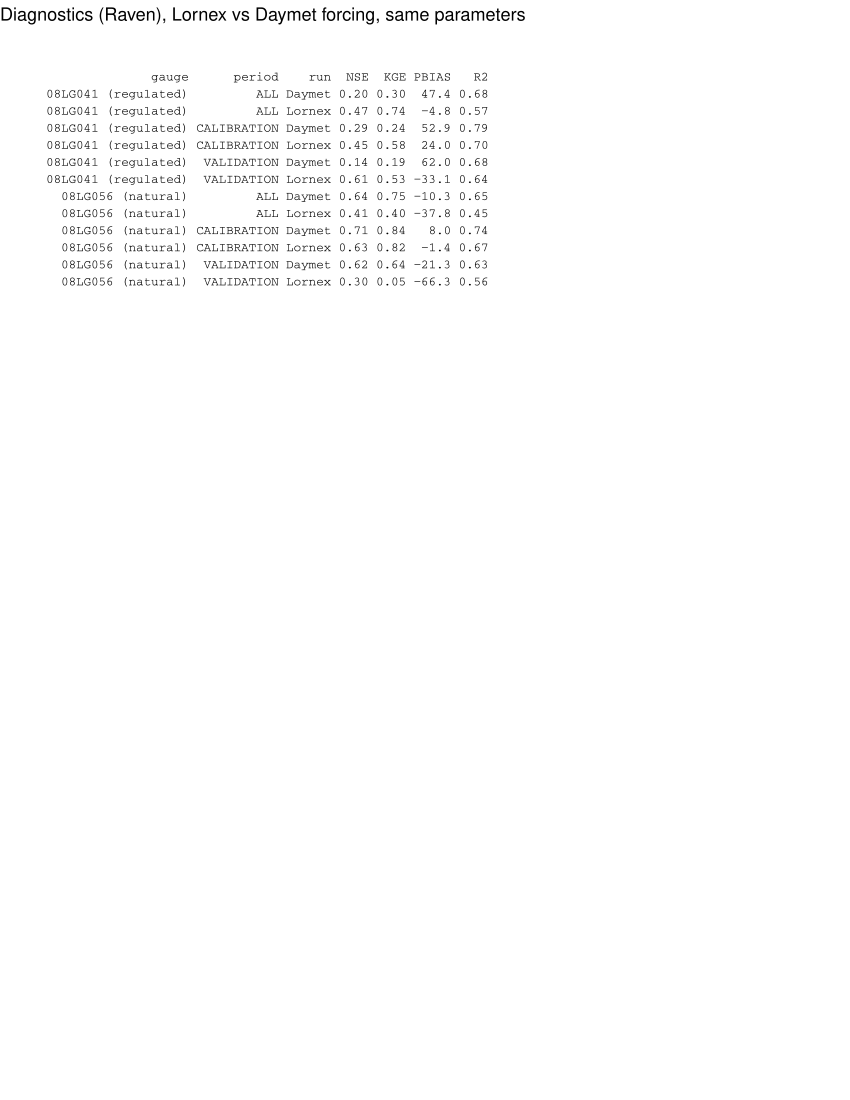

This chart was generated by the following R code:
# Compare the Lornex-station run with the Daymet run (same model, same parameters).
#
# Runs (from Raven/HBVEC_Model):
#   Raven.exe hbvec -o output\ -r lornex
#   Raven.exe hbvec -t hbvec_daymet.rvt -o output\ -r daymet
# Usage:  Rscript analysis/compare_lornex_daymet.R
# Writes: analysis/compare_lornex_daymet.pdf
#         analysis/compare_lornex_daymet_annual.csv (water-year forcing and flows)
# and prints the tables to the console.

Sys.setenv(TZ = "America/Vancouver")
suppressMessages({ library(ggplot2); library(grid) })

runs <- c(Lornex = "lornex", Daymet = "daymet")
cols <- c(Lornex = "#1b6ca8", Daymet = "#d1495b", Observed = "grey25")
wy   <- function(d) as.integer(format(d, "%Y")) + (as.integer(format(d, "%m")) >= 10)

# ---- diagnostics -------------------------------------------------------------
dg <- do.call(rbind, lapply(names(runs), function(r) {
  x <- read.csv(sprintf("output/%s_Diagnostics.csv", runs[r]), check.names = FALSE)
  x <- x[, colSums(!is.na(x)) > 0]
  data.frame(run = r, series = x$observed_data_series, NSE = x$DIAG_NASH_SUTCLIFFE,
             KGE = x$DIAG_KLING_GUPTA, PBIAS = x$DIAG_PCT_BIAS, R2 = x$DIAG_R2)
}))
dg$gauge  <- ifelse(grepl("\\[3\\]", dg$series), "08LG056 (natural)", "08LG041 (regulated)")
dg$period <- sub("HYDROGRAPH_|\\[.*", "", gsub("HYDROGRAPH_", "", dg$series))
dg <- dg[order(dg$gauge, dg$period, dg$run), c("gauge", "period", "run", "NSE", "KGE", "PBIAS", "R2")]
cat("\n== Diagnostics ==\n"); print(transform(dg, NSE = round(NSE, 2), KGE = round(KGE, 2),
                                             PBIAS = round(PBIAS, 1), R2 = round(R2, 2)), row.names = FALSE)

# ---- forcing (watershed means, after gauge corrections and orographic lapse) -
ff <- do.call(rbind, lapply(names(runs), function(r) {
  x <- read.csv(sprintf("output/%s_ForcingFunctions.csv", runs[r]), check.names = FALSE, strip.white = TRUE)
  names(x) <- trimws(names(x))
  data.frame(run = r, date = as.Date(x$date), P = x[["rain [mm/d]"]] + x[["snow [mm/d]"]],
             snow = x[["snow [mm/d]"]], T = x[["temp_daily_ave [C]"]], PET = x[["PET [mm/d]"]])
}))
ff$wy <- wy(ff$date)
ff <- ff[ff$wy >= 1984, ]   # skip spin-up year
fa <- aggregate(cbind(P, snow, PET) ~ run + wy, ff, sum)
fa$T <- aggregate(T ~ run + wy, ff, mean)$T

# ---- hydrographs -------------------------------------------------------------
gauges <- c("08LG056" = "Guichon_08LG056", "08LG041" = "Guichon_08LG041")
hy <- do.call(rbind, lapply(names(runs), function(r) {
  x <- read.csv(sprintf("output/%s_Hydrographs.csv", runs[r]), check.names = FALSE, strip.white = TRUE)
  do.call(rbind, lapply(names(gauges), function(g) {
    o <- x[[sprintf("%s (observed) [m3/s]", gauges[g])]]
    o[!is.na(o) & o < 0] <- NA
    data.frame(run = r, gauge = g, date = as.Date(x$date),
               sim = x[[sprintf("%s [m3/s]", gauges[g])]], obs = o)
  }))
}))
hy$wy <- wy(hy$date)
hy <- hy[hy$wy >= 1984 & !is.na(hy$obs), ]
ha <- aggregate(cbind(sim, obs) ~ run + gauge + wy, hy, mean)
ha$ratio <- ha$sim / ha$obs

ann <- merge(reshape(fa, idvar = "wy", timevar = "run", direction = "wide"),
             reshape(ha[ha$gauge == "08LG056", c("run", "wy", "sim", "obs")], idvar = "wy",
                     timevar = "run", direction = "wide"), by = "wy")
ann <- ann[, c("wy", "P.Lornex", "P.Daymet", "T.Lornex", "T.Daymet", "PET.Lornex", "PET.Daymet",
               "obs.Lornex", "sim.Lornex", "sim.Daymet")]
names(ann) <- c("water_year", "P_lornex_mm", "P_daymet_mm", "T_lornex_C", "T_daymet_C",
                "PET_lornex_mm", "PET_daymet_mm", "Q56_obs", "Q56_sim_lornex", "Q56_sim_daymet")
ann <- round(ann, 3)
write.csv(ann, "analysis/compare_lornex_daymet_annual.csv", row.names = FALSE)
cat("\n== Water years at 08LG056 (watershed P, T, PET; mean flow m3/s) ==\n")
print(transform(ann, P_lornex_mm = round(P_lornex_mm), P_daymet_mm = round(P_daymet_mm),
                T_lornex_C = round(T_lornex_C, 1), T_daymet_C = round(T_daymet_C, 1),
                PET_lornex_mm = round(PET_lornex_mm), PET_daymet_mm = round(PET_daymet_mm),
                Q56_obs = round(Q56_obs, 3), Q56_sim_lornex = round(Q56_sim_lornex, 3),
                Q56_sim_daymet = round(Q56_sim_daymet, 3)), row.names = FALSE)
per <- function(a, b) colMeans(ann[ann$water_year >= a & ann$water_year <= b, -1])
cat("\n== Period means ==\n")
print(round(rbind(`WY1984-2004` = per(1984, 2004), `WY2005-2011` = per(2005, 2011)), 3))

# ---- plots -------------------------------------------------------------------
theme_set(theme_minimal(base_size = 10) + theme(legend.position = "bottom", panel.grid.minor = element_blank()))
p_forc <- ggplot(fa, aes(wy, P, colour = run)) + geom_line() + geom_point(size = 1) +
  scale_colour_manual(values = cols, name = NULL) +
  labs(title = "Watershed-mean annual precipitation (as Raven applied it)",
       subtitle = "After :RainCorrection/:SnowCorrection and orographic lapse; water years",
       x = NULL, y = "mm / water year")
p_ann <- ggplot(ha, aes(wy)) +
  geom_line(aes(y = obs, colour = "Observed")) + geom_line(aes(y = sim, colour = run)) +
  facet_wrap(~gauge, ncol = 1, scales = "free_y") +
  scale_colour_manual(values = cols, name = NULL) +
  labs(title = "Annual mean flow", subtitle = "Days with observations only", x = NULL, y = "m³/s")
p_rat <- ggplot(ha, aes(wy, ratio, colour = run)) + geom_hline(yintercept = 1, colour = "grey50") +
  geom_line() + geom_point(size = 1) + facet_wrap(~gauge, ncol = 1) + scale_y_log10() +
  scale_colour_manual(values = cols, name = NULL) +
  labs(title = "Simulated / observed annual mean flow (log scale)", x = NULL, y = "ratio")

hy$doy <- as.integer(hy$date - as.Date(sprintf("%d-10-01", hy$wy - 1))) + 1
hy$era <- ifelse(hy$wy <= 2004, "WY1984–2004", "WY2005–2011")
reg <- aggregate(cbind(sim, obs) ~ run + gauge + era + doy, hy[hy$gauge == "08LG056", ], mean)
p_reg <- ggplot(reg, aes(doy)) + geom_line(aes(y = obs, colour = "Observed")) +
  geom_line(aes(y = sim, colour = run)) + facet_wrap(~era, ncol = 1) +
  scale_colour_manual(values = cols, name = NULL) +
  scale_x_continuous(breaks = c(1, 93, 185, 274), labels = c("Oct", "Jan", "Apr", "Jul")) +
  labs(title = "Mean daily hydrograph at 08LG056", x = NULL, y = "m³/s")

p_tab <- ggplot() + theme_void() +
  annotate("text", x = 0, y = 1, hjust = 0, vjust = 1, family = "mono", size = 3,
           label = paste(capture.output(print(transform(dg, NSE = round(NSE, 2), KGE = round(KGE, 2),
                                         PBIAS = round(PBIAS, 1), R2 = round(R2, 2)), row.names = FALSE)),
                         collapse = "\n")) +
  labs(title = "Diagnostics (Raven), Lornex vs Daymet forcing, same parameters") + xlim(0, 1) + ylim(0, 1)

pdf("analysis/compare_lornex_daymet.pdf", width = 8.5, height = 11)
print(p_tab); print(p_forc); print(p_ann); print(p_rat); print(p_reg)
invisible(dev.off())
cat("\nWrote analysis/compare_lornex_daymet.pdf and analysis/compare_lornex_daymet_annual.csv\n")
